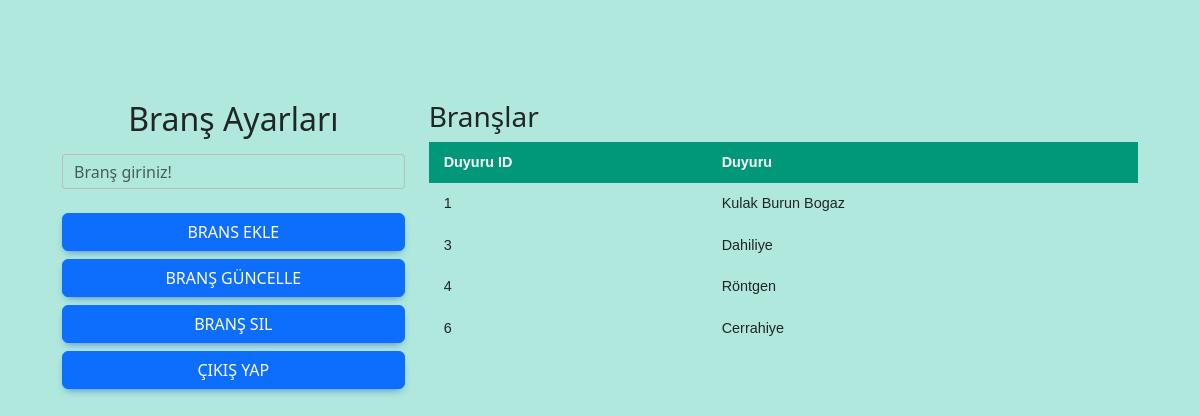
/BransPaneli/, run on the app's committed database.
### appSekreter/models.py (models this page shows, shortened)
class Brans(models.Model):
    ad = models.CharField(("Branş Ad"), max_length=50)
    slug = models.SlugField(("Slug Kategori"), blank=True)

### appSekreter/views.py (the view, shortened to what this page needs)
# urls.py: path('BransPaneli/',BransPaneli, name='BransPaneli'),
def BransPaneli(request):
    brans = Brans.objects.all()
    context = {
        'brans':brans,
    }
    return render(request, 'sekreter/brans.html', context)

### appMy/templates/sekreter/brans.html (shortened to what this page needs)
{% extends 'base.html' %}
{% load static %}
{% block body %}
   <div class="container-fluid p-0 doktorBilgi">
    <div class="row doktorBilgileri">
       <div class="col-4">
        <form method="POST">
            <h2 class="hastagirisisim mb-3">Branş Ayarları</h2>
              <div class="form-outline mb-4">
                <input type="text" name="brn" id="form2Example1" class="form-control" required/>
                <label class="form-label" for="form2Example1">Branş giriniz!</label>
              </div>
              <button type="submit" name="button" value="buttonkayit" class="btn btn-primary btn-block mb-2">Brans Ekle</button>
            </form>
            <button type="button" class="btn btn-primary btn-block mb-2"  data-mdb-toggle="modal" data-mdb-target="#exampleModalGuncelle">Branş Güncelle</button>
            <button type="button" class="btn btn-primary btn-block mb-2"  data-mdb-toggle="modal" data-mdb-target="#exampleModalSil">Branş Sil</button>
          <a href="{% url 'secreterDetay' %}" class="btn btn-primary btn-block mb-2">Çıkış Yap</a>
        </div>
       <div class="col-8">
       <h3>Branşlar</h3>
                <table class="styled-table">
                    <thead>
                        <tr>
                            <th>Duyuru ID</th>
                            <th>Duyuru</th>
                        </tr>
                    </thead>
                    <tbody>
                          {% for i in brans %}
                          <tr>
                          <td>{{ i.id }}</td>
                          <td>{{ i.ad }}</td>
                          </tr>
                          {% endfor %}
                    </tbody>
                </table>
       </div>
    </div>
   </div>
{% endblock body %}

### appMy/static/style.css (style rules this page uses)
* { box-sizing: border-box !important; }
.hastagirisisim { display: flex; align-items: center; justify-content: center; }
.styled-table { width: 100%; border-collapse: collapse; font-size: 0.9em; font-family: sans-serif; min-width: 400px; margin-right: 5px !important; }
.styled-table thead tr { background-color: #009879; color: #ffffff; text-align: left; }
.styled-table th, .styled-table td { padding: 10px 15px; }
.doktorBilgi { height: 100vh; overflow: hidden !important; background-color: #b0e8dd; }
.doktorBilgileri { margin-top: 100px !important; margin-left: 50px !important; margin-right: 50px !important; }

### data on the page
Brans: id "1", ad "Kulak Burun Bogaz"
Brans: id "3", ad "Dahiliye"
Brans: id "4", ad "Röntgen"
Brans: id "6", ad "Cerrahiye"
